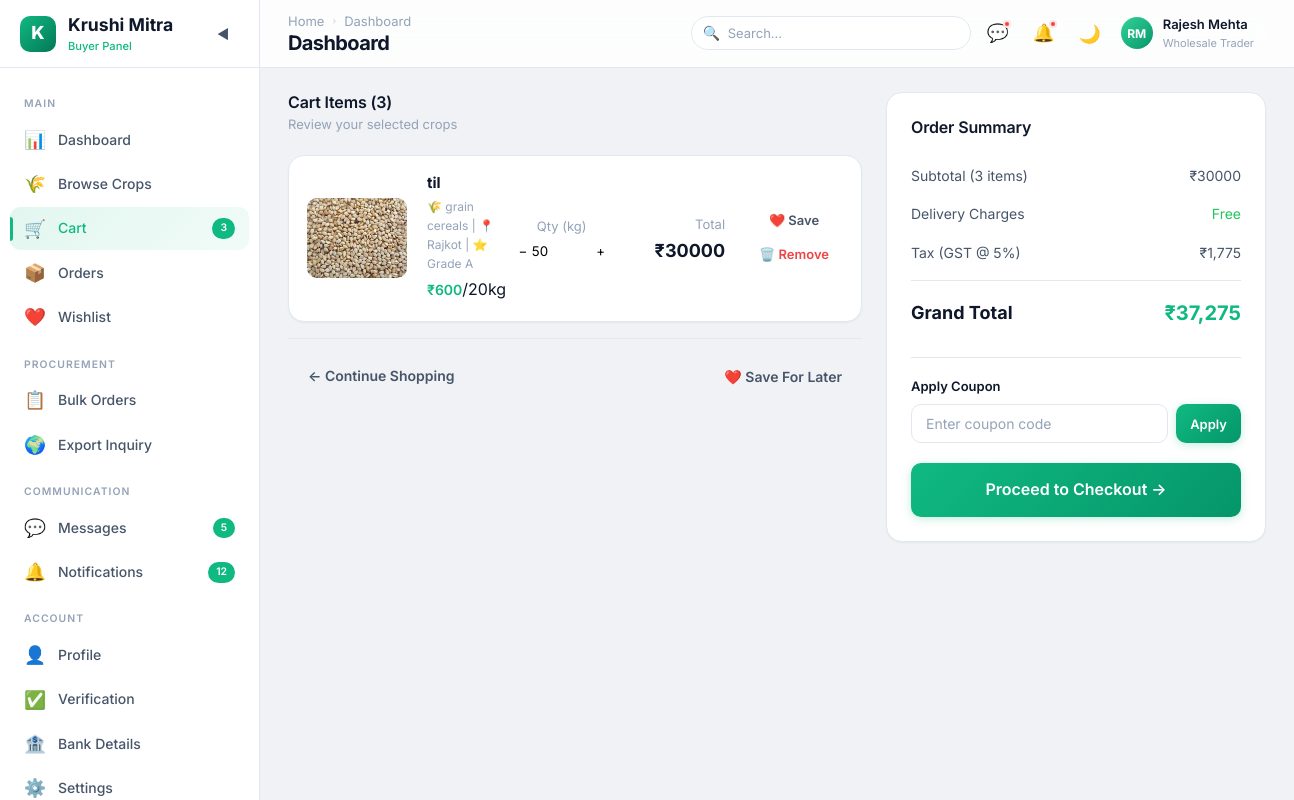
Page /buyer/cart/ (signed in) on the earlier database version.
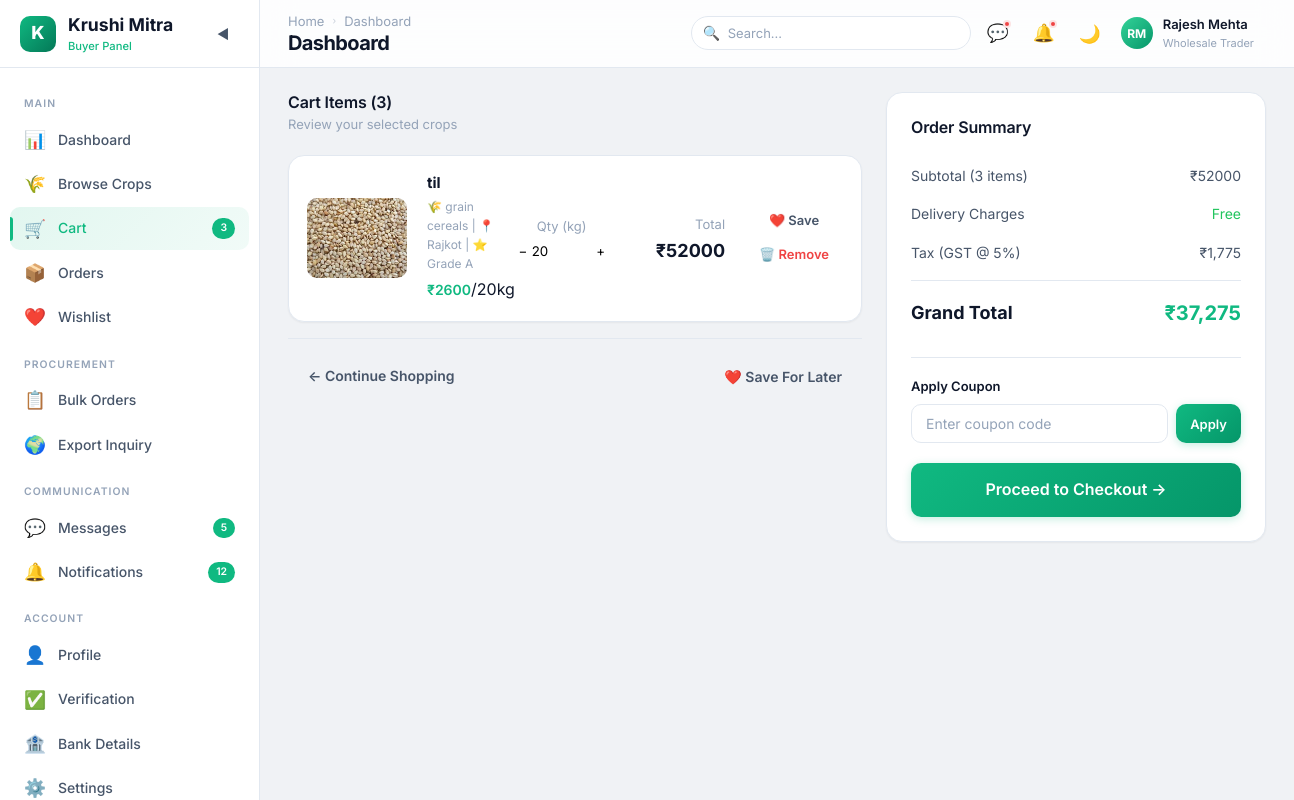
Same page on the later database version.
### buyer/models.py (models this page shows, shortened)
class CartItem(models.Model):
    cart = models.ForeignKey(
        Cart,
        on_delete=models.CASCADE,
        related_name='items'
    )
    crop = models.ForeignKey(
        crop,
        on_delete=models.CASCADE,
        related_name='crop'
    )
    quantity = models.PositiveIntegerField(default=1)
    added_at = models.DateTimeField(auto_now_add=True)
    class Meta:
        unique_together = ('cart', 'crop')
    @property
    def subtotal(self):
        return self.crop.price * self.quantity

class Cart(models.Model):
    user = models.OneToOneField(
        User,
        on_delete=models.CASCADE,
        related_name='cart'
    )
    created_at = models.DateTimeField(auto_now_add=True)
    updated_at = models.DateTimeField(auto_now=True)
    @property
    def total_price(self):
        return sum(item.subtotal for item in self.items.all())

### farmer/models.py (models this page shows, shortened)
class crop(models.Model):
    CATEGORY_CHOICES = (
        ('grain cereals', 'Grain cereals'),
        ('vegetables', 'Vegetables'),
        ('fruits', 'Fruits'),
        ('pulses', 'Pulses'),
        ('spices', 'Spices'),
        ('cotton', 'Cotton'),
    )
    user = models.ForeignKey(User,on_delete=models.CASCADE,related_name="seller")
    cropname = models.CharField(max_length=20)
    category = models.CharField(max_length=20 , choices = CATEGORY_CHOICES)
    quantity = models.IntegerField()
    price = models.IntegerField()
    description = models.TextField(null=True, blank=True)
    image = models.FileField(upload_to='crop/images/', null=True, blank=True)
    is_approved = models.BooleanField(default=False)
    created_at = models.DateTimeField(auto_now_add=True)

class User(AbstractUser):
    ROLE_CHOICES = (
        ('Farmer', 'Farmer'),
        ('Buyer', 'Buyer'),
        ('Subadmin', 'Subadmin')
    )
    name = models.CharField(max_length=255)
    role = models.CharField(max_length=20, choices=ROLE_CHOICES)
    email = models.EmailField(unique=True,blank=True, null=True)
    city = models.CharField(max_length=100, blank=True, null=True)
    contact = models.CharField(max_length=10, unique=True , blank=True, null=True)
    password = models.CharField(max_length=128)
    is_active = models.BooleanField(default=False)

### farmer/views.py (the view)
        def wrapper(request, *args, **kwargs):
            if "contact" in request.session:
                try:
                    user = User.objects.get(contact=request.session['contact'])
                    request.uid = user
                    if user.role not in allowed_roles:
                        messages.error(request, "Access Denied")
                        return redirect('login')
                    return view_function(request, *args, **kwargs)
                except User.DoesNotExist:
                    return redirect('login')
            return redirect('login')

### buyer/views.py (called while the page is built, shortened)
@check_login(['Buyer'])
def buyer_cart(request):
    uid = request.uid
    cart = Cart.objects.get(user = uid)
    if cart:
        cart_items = CartItem.objects.filter(cart=cart)
        context = {'cart_items':cart_items,'cart':cart}
        return render(request, "buyer/cart.html",context)
    else:
        cart = Cart.objects.create(user = uid)
        cart.save()
    return render(request, "buyer/cart.html")

### farmer/views.py (called while the page is built)
def check_login(allowed_roles):
    def decorator(view_function):
        def wrapper(request, *args, **kwargs):
            if "contact" in request.session:
                try:
                    user = User.objects.get(contact=request.session['contact'])
                    request.uid = user
                    if user.role not in allowed_roles:
                        messages.error(request, "Access Denied")
                        return redirect('login')
                    return view_function(request, *args, **kwargs)
                except User.DoesNotExist:
                    return redirect('login')
            return redirect('login')
        return wrapper
    return decorator

### buyer/templates/buyer/cart.html (shortened to what the changed rows need)
<!DOCTYPE html>
{% load static %}
<html lang="en" data-theme="light">
<head>
  <link rel="stylesheet" href="{% static 'buyer/css/style.css' %}">
  <link rel="stylesheet" href="{% static 'buyer/css/cart.css' %}">
</head>
<body>
  <div class="app-layout">
    <div class="main-wrapper">
      <header class="navbar">
        <div class="navbar-left"><button class="mobile-menu-btn">☰</button>
          <div>
            <h1 class="page-title">Shopping Cart</h1>
          </div>
        </div>
      </header>
      <main class="main-content">
        <div class="cart-layout page-reveal">
          <div class="cart-items">
            {%for item in cart_items%}
            <div class="cart-item card">
              <div class="cart-item-img"><img src="{{item.crop.image.url}}" alt="Basmati Rice"></div>
              <div class="cart-item-info">
                <h4 class="cart-item-name">{{item.crop.cropname}}</h4>
                <div class="cart-item-meta">🌾 {{item.crop.category}} | 📍 {{item.crop.user.city}} | ⭐ Grade A</div>
                <span class="cart-item-price">₹{{item.crop.price}}</span>/20kg
              </div>
              <div class="cart-item-qty">
                <label class="body-small text-muted">Qty (kg)</label>
                <div class="qty-selector">
                  <button class="qty-minus">−</button>
                  <input type="number" class="qty-input cart-qty-input" value="{{item.quantity}}" min="1" max="5000">
                  <button class="qty-plus">+</button>
                </div>
              </div>
              <div class="cart-item-total">
                <label class="body-small text-muted">Total</label>
                <div class="cart-total-price">₹{{item.subtotal}}</div>
              </div>
              <div class="cart-item-actions">
                <button class="btn btn-sm btn-ghost">❤️ Save</button>
                <a href="{% url 'cart_item_delete' pk=item.id%}" class="btn btn-sm btn-ghost"
                  style="color:var(--red-500);"
                  onclick="this.closest('.cart-item').remove();updateCartSummary();showToast('info','Removed','Item removed from cart');">🗑️
                  Remove</a>
              </div>
            </div>
            {%endfor%}
          </div>
          <div class="cart-summary">
            <div class="card">
              <div class="summary-row">
                <span>Subtotal (3 items)</span>
                <span class="subtotal-amount">₹{{cart.total_price}}</span>
              </div>
            </div>
          </div>
        </div>
      </main>
    </div>
  </div>
</body>
</html>

Differences in the rows shown:
changed CartItem "til": crop.price "600" → "2600"; quantity "50" → "20"; subtotal "30000" → "52000"
changed through a linked row, Cart: total_price "30000" → "52000"
